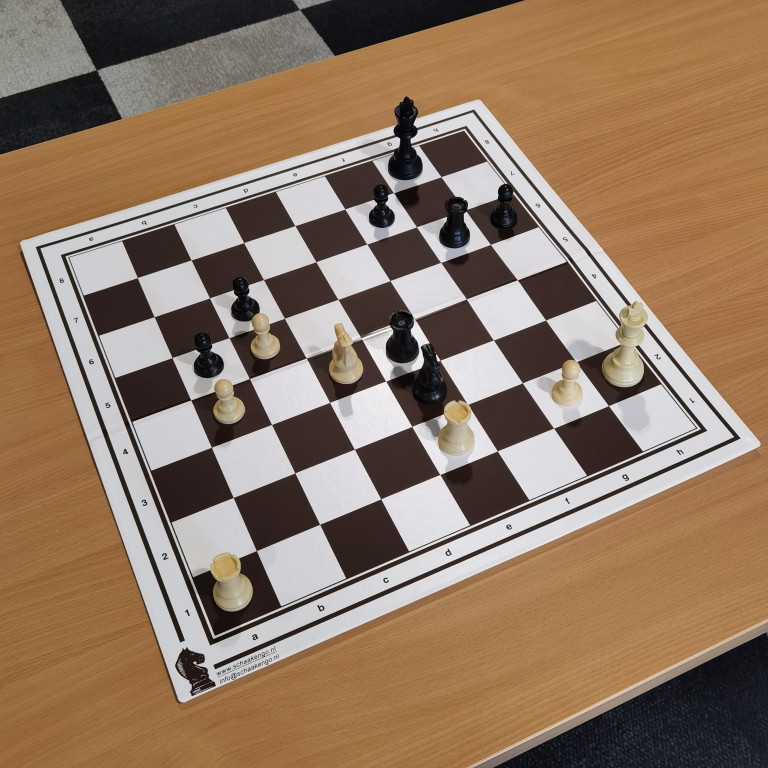
#> input picture images/G000_IMG062.jpg, 3072 x 3072 px (shown at 1/4 size)
$ python -i chessboard_vision_2.py   (imports and definitions only)
#> lines starting #> are read from the running program, lines starting #| are printed output that depends on the picture; after the words box and inside, x2 and y2 are one past the last pixel; in counts of white or black regions, pixels touching at a corner belong together
# Chess Image Processing System
import numpy as np
import cv2
import os
import json
import sys

class ChessboardDetector:
    """Base class for detecting and processing chessboards from images"""

    def __init__(self, window_width=800, window_height=600):
        """Initialize with display window parameters"""
        self.window_width = window_width
        self.window_height = window_height

    # [5 lines left out: function resize_image, not called in this run]

    def detect_chessboard(self, image):
        """Detect chessboard contour in an image"""
        #Kernel
        kernel = np.ones((5, 5), np.uint8)
        # Aplly blur
        blurred = cv2.GaussianBlur(image, (3, 3), 3)

        hsv_img = cv2.cvtColor(blurred, cv2.COLOR_BGR2HSV)

        # Interval to black (matrix: 0-180, saturation: 0-255, value: 0-100)
        lower_black = np.array([0, 0, 0])
        upper_black = np.array([180, 255, 100])

        # Interval to white (matix: 0-130, saturation: 0-14, value: 200-255)
        lower_white = np.array([0, 0, 200])
        upper_white = np.array([130, 14, 255])

        # Create the masks (black,white)
        mask_black = cv2.inRange(hsv_img, lower_black, upper_black)
        mask_white = cv2.inRange(hsv_img, lower_white, upper_white)

        #Combine both and aplly the morphology Closing
        mask = cv2.bitwise_or(mask_black, mask_white)
        mask = cv2.morphologyEx(mask, cv2.MORPH_CLOSE, kernel)

        #aplly the mask to the image
        result = cv2.bitwise_and(blurred, blurred, mask=mask)

        #aplly gray scale
        gray = cv2.cvtColor(result, cv2.COLOR_BGR2GRAY)

        #aplly dilate in gray
        gray_dilate = cv2.dilate(gray,kernel,iterations = 6)

        chessboard_contour = None

         # Find chessboard contour
        _, thresh_sobel = cv2.threshold(gray_dilate, 50, 255, cv2.THRESH_BINARY )
        contours, _ = cv2.findContours(thresh_sobel, cv2.RETR_TREE, cv2.CHAIN_APPROX_SIMPLE)

        # Sort by area, get largest
        contours = sorted(contours, key=cv2.contourArea, reverse=True)[:25]

        for contour in contours:
            peri = cv2.arcLength(contour, True)
            for approx_param in [0.01, 0.02, 0.03, 0.04, 0.05,0.06,0.07,0.08,0.09,0.1,0.2,0.3,0.4,0.5,0.6,0.7,0.8,0.9,1]:
                approx = cv2.approxPolyDP(contour, approx_param * peri, True)

                # Check if it's a quadrilateral with appropriate area
                if len(approx) == 4 and cv2.contourArea(approx) > (image.shape[0] * image.shape[1]) * 0.15:
                    chessboard_contour = approx
                    return chessboard_contour

        return None

    def get_perspective_transform(self, contour, image):
        """Calculate perspective transform matrices from contour"""
        if contour is None:
            return None, None, None, None

        # Calculate transform parameters
        rect = np.zeros((4, 2), dtype="float32")
        pts = contour.reshape(4, 2)

        # Sort corners - top to bottom
        y_sorted = pts[np.argsort(pts[:, 1]), :]
        top_two = y_sorted[:2]
        bottom_two = y_sorted[2:]

        # Sort left to right
        top_left = top_two[np.argmin(top_two[:, 0])]
        top_right = top_two[np.argmax(top_two[:, 0])]
        bottom_left = bottom_two[np.argmin(bottom_two[:, 0])]
        bottom_right = bottom_two[np.argmax(bottom_two[:, 0])]

        # Assign corners
        rect[0] = top_left
        rect[1] = top_right
        rect[2] = bottom_right
        rect[3] = bottom_left

        # Calculate dimensions
        width_top = np.sqrt(((rect[0][0] - rect[1][0])**2) + ((rect[0][1] - rect[1][1])**2))
        width_bottom = np.sqrt(((rect[2][0] - rect[3][0])**2) + ((rect[2][1] - rect[3][1])**2))
        width = int(max(width_top, width_bottom))

        height_left = np.sqrt(((rect[0][0] - rect[3][0])**2) + ((rect[0][1] - rect[3][1])**2))
        height_right = np.sqrt(((rect[1][0] - rect[2][0])**2) + ((rect[1][1] - rect[2][1])**2))
        height = int(max(height_left, height_right))

        # Force square if dimensions are close
        if abs(width - height) < min(width, height) * 0.2:
            size = max(width, height)
            width, height = size, size

        # Define destination points
        dst = np.array([
            [0, 0],
            [width - 1, 0],
            [width - 1, height - 1],
            [0, height - 1]
        ], dtype="float32")

        # Calculate transform matrices
        M = cv2.getPerspectiveTransform(rect, dst)
        M_inv = cv2.getPerspectiveTransform(dst, rect)

        return M, M_inv, width, height

    def extract_chessboard(self, image_path):
        """Detect and extract a chessboard from an image with perspective correction"""
#> called with image_path = 'images/G000_IMG062.jpg'
        # Load image
        img = cv2.imread(image_path)
#> img is the input picture: shape (3072, 3072, 3); mean B, G, R 99.5, 120.5, 144.4
        if img is None:
            raise ValueError(f"Failed to load image: {image_path}")

        # Detect chessboard contour
        contour = self.detect_chessboard(img)
#> in detect_chessboard, `mask_black = cv2.inRange(hsv_img, lower_black, upper_black)`:
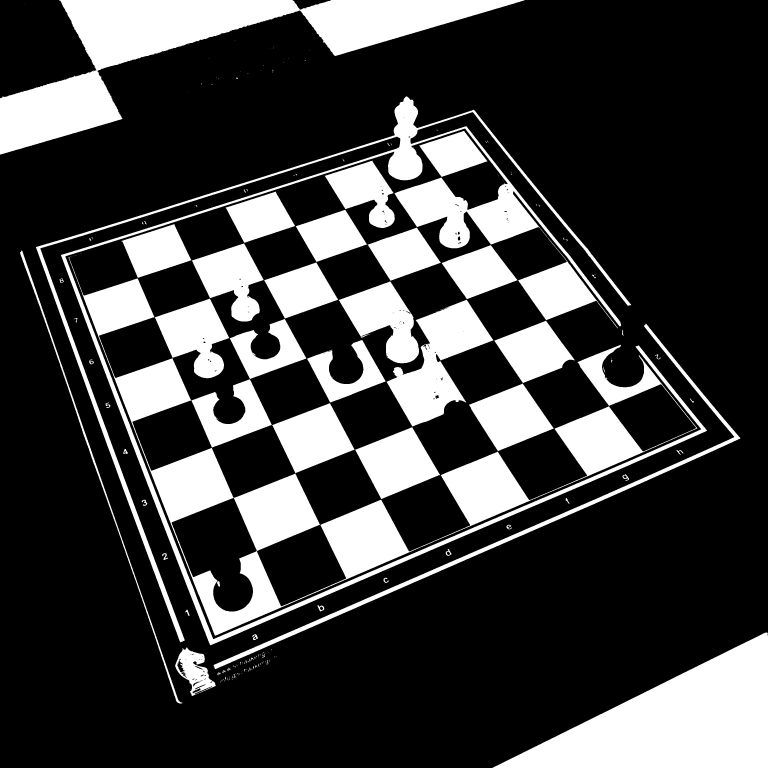
#> mask_black: shape (3072, 3072) (shown at 1/4 size); 24.6% white; 193 white regions (112 under 20 px), largest, box (x1, y1, x2, y2) and area: (274, 1028, 2789, 2543) 459170, (0, 0, 2099, 618) 353773, (144, 386, 2828, 2581) 302368
#> in detect_chessboard, `mask_white = cv2.inRange(hsv_img, lower_white, upper_white)`:
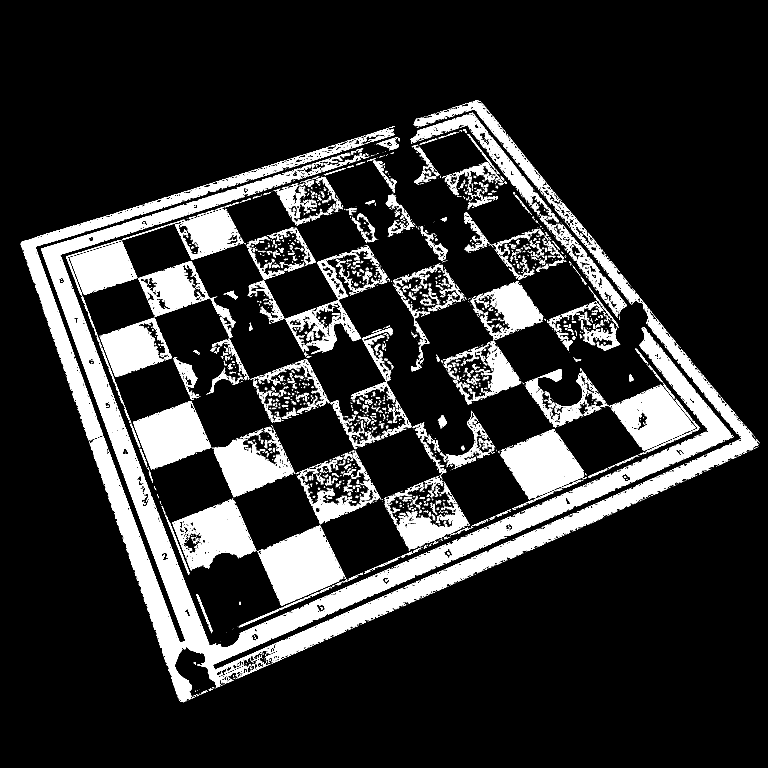
#> mask_white: shape (3072, 3072) (shown at 1/4 size); 15.5% white; 5193 white regions (3931 under 20 px), largest, box (x1, y1, x2, y2) and area: (164, 683, 3037, 2808) 537955, (83, 622, 1232, 1761) 76144, (1034, 2102, 1383, 2422) 63106
#> in detect_chessboard, `result = cv2.bitwise_and(blurred, blurred, mask=mask)`:
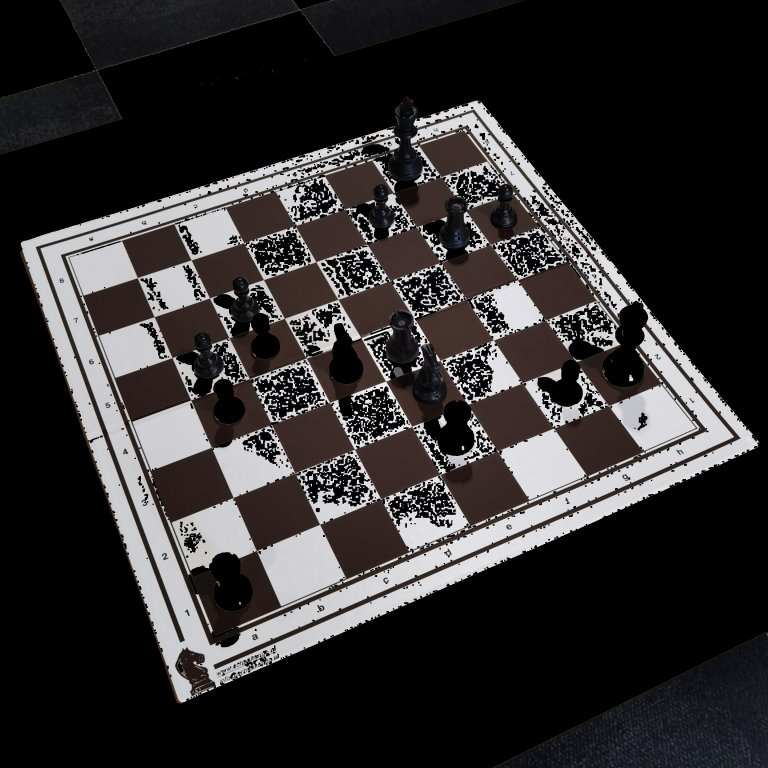
#> result: shape (3072, 3072, 3) (shown at 1/4 size); mean B, G, R 47.7, 47.4, 49.7
#> in detect_chessboard, `gray_dilate = cv2.dilate(gray,kernel,iterations = 6)`:
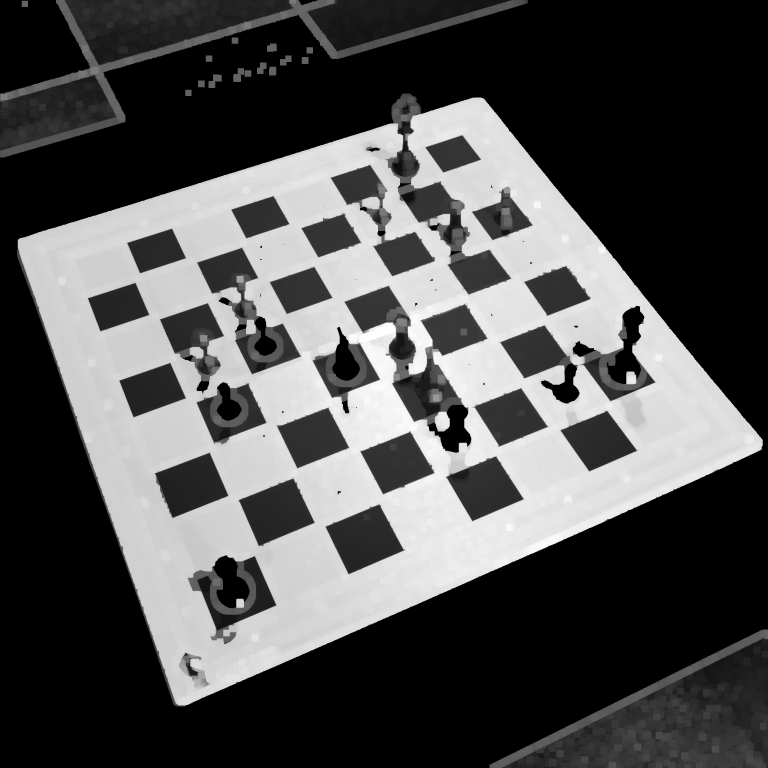
#> gray_dilate: shape (3072, 3072) (shown at 1/4 size); min 0, max 254, mean 80.3
#> in detect_chessboard, `_, thresh_sobel = cv2.threshold(gray_dilate, 50, 255, cv2.THRESH_BINAR..`:
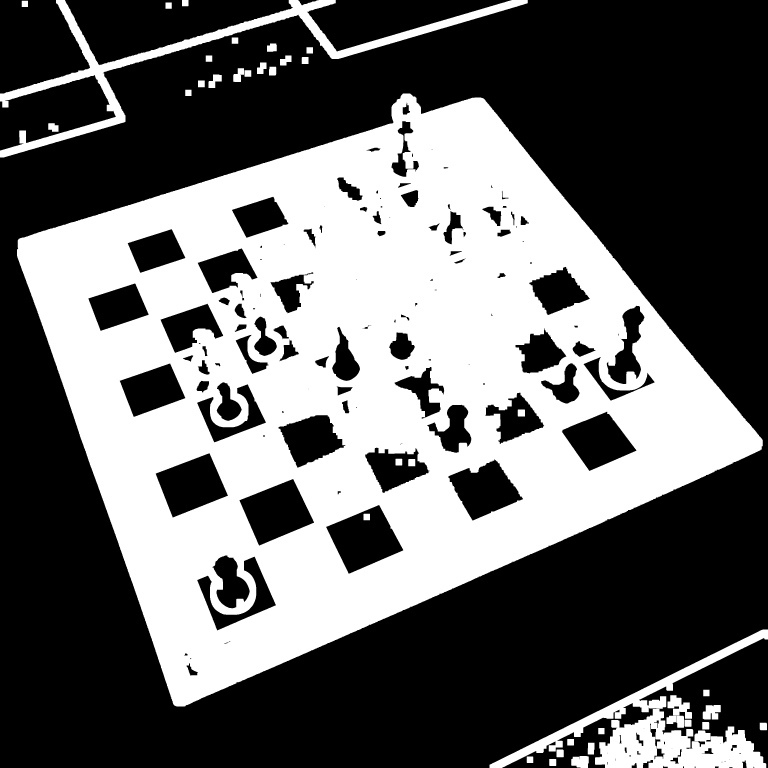
#> thresh_sobel: shape (3072, 3072) (shown at 1/4 size); 40.2% white; 40 white regions
#> in detect_chessboard, `contours, _ = cv2.findContours(thresh_sobel, cv2.RETR_TREE, cv2.CHAIN_..`: contours = 179 contours, 24 with area under 20; largest, box (x1, y1, x2, y2) and area: (68, 374, 3051, 2826) 4228250, (0, 0, 2111, 630) 108860, (2380, 2836, 3065, 3072) 94017, (1958, 2518, 3072, 3072) 49083, (1304, 2019, 1614, 2296) 48566
#> in detect_chessboard, `contours = sorted(contours, key=cv2.contourArea, reverse=True)[:25]`: contours = 25 contours; largest, box (x1, y1, x2, y2) and area: (68, 374, 3051, 2826) 4228250, (0, 0, 2111, 630) 108860, (2380, 2836, 3065, 3072) 94017, (1958, 2518, 3072, 3072) 49083, (1304, 2019, 1614, 2296) 48566
#> the loop in detect_chessboard, `for contour in contours:` made 1 pass
#> peri on pass 1: 9205
#> contour = [[1934, 394], [72, 959], [697, 2821], [3046, 1797]]
        if contour is None:
            return None, None, None

        # Get perspective transform
        M, M_inv, width, height = self.get_perspective_transform(contour, img)
#> in get_perspective_transform, `pts = contour.reshape(4, 2)`: pts has the same summary as contour in extract_chessboard
#> in get_perspective_transform, `y_sorted = pts[np.argsort(pts[:, 1]), :]`: y_sorted = [[1934, 394], [72, 959], [3046, 1797], [697, 2821]]
#> in get_perspective_transform, `top_two = y_sorted[:2]`: top_two = [[1934, 394], [72, 959]]
#> in get_perspective_transform, `bottom_two = y_sorted[2:]`: bottom_two = [[3046, 1797], [697, 2821]]
#> in get_perspective_transform, `top_left = top_two[np.argmin(top_two[:, 0])]`: top_left = [72, 959]
#> in get_perspective_transform, `top_right = top_two[np.argmax(top_two[:, 0])]`: top_right = [1934, 394]
#> in get_perspective_transform, `bottom_left = bottom_two[np.argmin(bottom_two[:, 0])]`: bottom_left = [697, 2821]
#> in get_perspective_transform, `bottom_right = bottom_two[np.argmax(bottom_two[:, 0])]`: bottom_right = [3046, 1797]
#> M = [[1.36, -0.458, 340.7], [0.491, 1.62, -1585.7], [-2.29e-06, 0.000245, 1]]; M_inv = [[0.826, 0.223, 72], [-0.201, 0.562, 959], [5.1e-05, -0.000137, 1]]; width = 2562; height = 1964
        if M is None:
            return None, None, None

        # Apply transform
        warped = cv2.warpPerspective(img, M, (width, height))
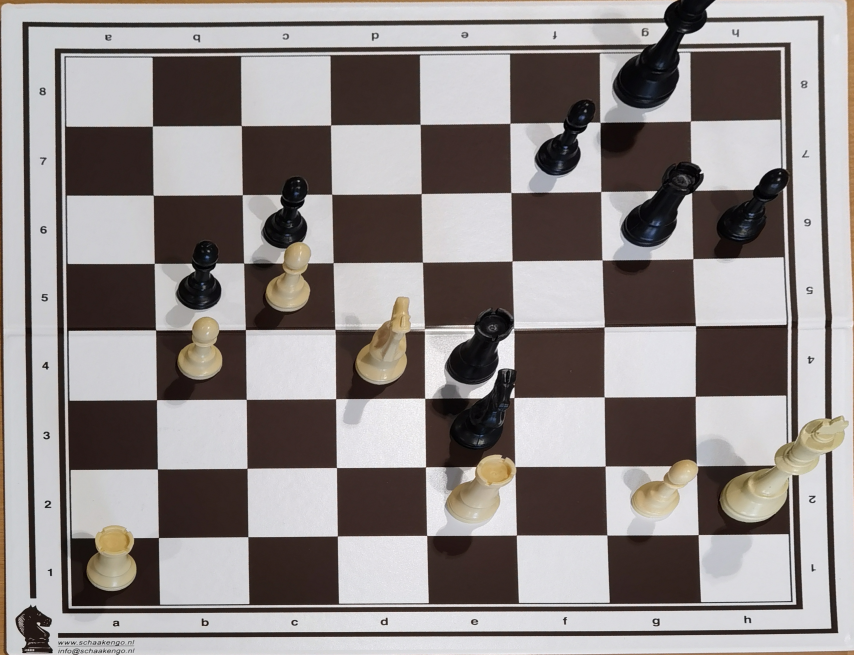
#> warped: shape (1964, 2562, 3) (shown at 1/3 size); mean B, G, R 135.9, 137.1, 143.8

        # Check if transform failed
        if np.all(warped == warped[0, 0]):
            # Try fallback method
            pts = contour.reshape(4, 2)
            s = pts.sum(axis=1)
            rect = np.zeros((4, 2), dtype="float32")
            rect[0] = pts[np.argmin(s)]
            rect[2] = pts[np.argmax(s)]

            diff = np.diff(pts, axis=1)
            rect[1] = pts[np.argmin(diff)]
            rect[3] = pts[np.argmax(diff)]

            dst = np.array([
                [0, 0],
                [width - 1, 0],
                [width - 1, height - 1],
                [0, height - 1]
            ], dtype="float32")

            M = cv2.getPerspectiveTransform(rect, dst)
            M_inv = cv2.getPerspectiveTransform(dst, rect)
            warped = cv2.warpPerspective(img, M, (width, height))

            if np.all(warped == warped[0, 0]):
                return None, None, None

        return warped, M, M_inv


class ChessPieceDetector(ChessboardDetector):
    """Detect chess pieces in a chessboard image"""

    # [37 lines left out: function detect_pieces, not called in this run]


class ChessboardAnalyzer:
    """Analyze chess positions from warped images"""

    # [100 lines left out: functions __init__, create_board_matrix, map_to_original_coords, not called in this run]


class ChessImageProcessor:
    """Main class for processing chess images"""

    # [79 lines left out: functions __init__, process_image, process_json_input, folder_to_json, not called in this run]


# [19 lines not run here, left out]

>>> result = ChessboardDetector().extract_chessboard('images/G000_IMG062.jpg')

$ run again, on images/G006_IMG086.jpg
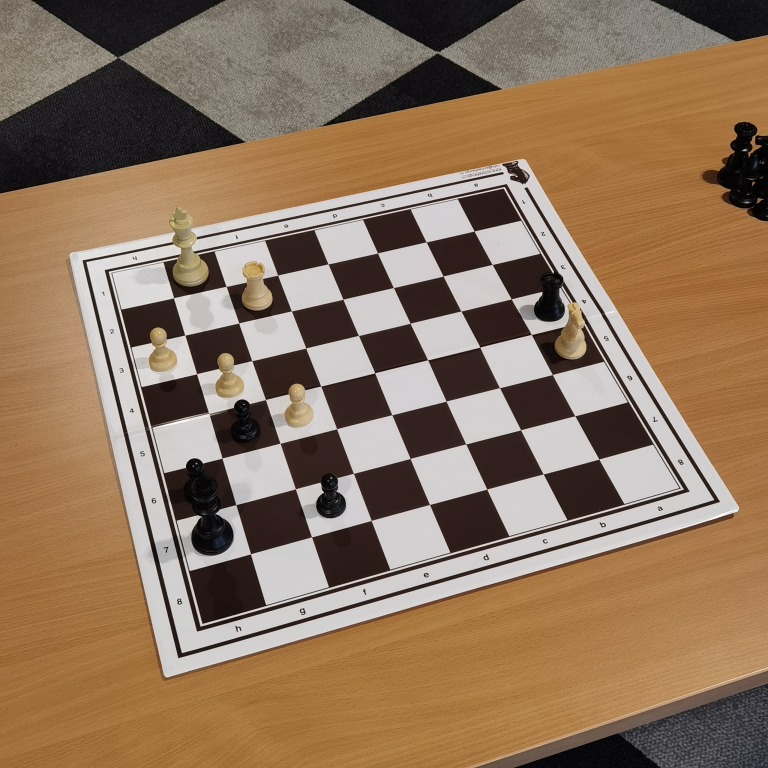
#> input picture images/G006_IMG086.jpg, 3072 x 3072 px (shown at 1/4 size)
#> in extract_chessboard, img is the input picture: shape (3072, 3072, 3); mean B, G, R 93.5, 117.3, 142.9
#> hsv_img: shape (3072, 3072, 3); mean H, S, V 35.5, 90.3, 143
#> in detect_chessboard, `mask_black = cv2.inRange(hsv_img, lower_black, upper_black)`:
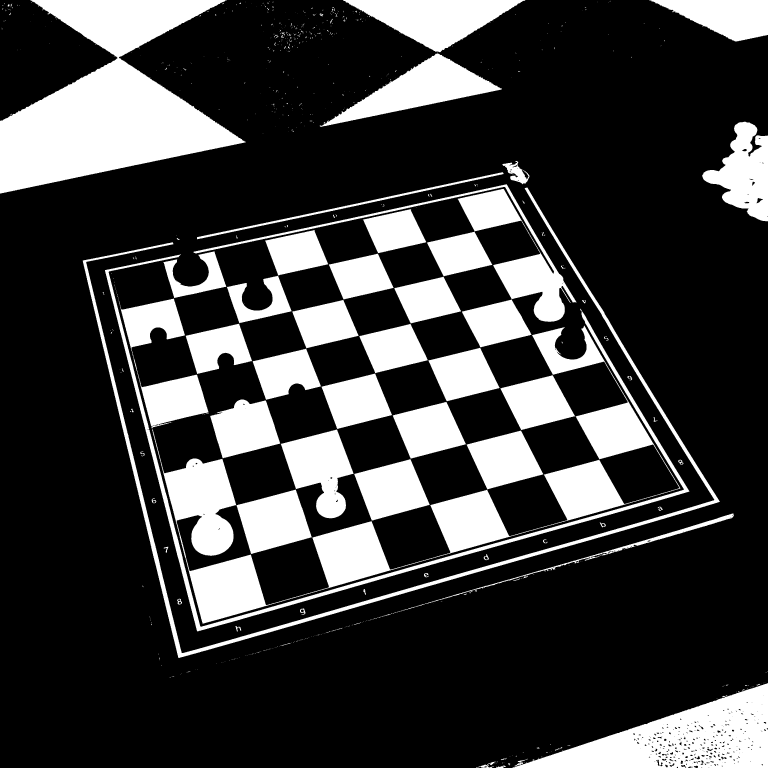
#> mask_black: shape (3072, 3072) (shown at 1/4 size); 23.7% white; 670 white regions (544 under 20 px), largest, box (x1, y1, x2, y2) and area: (0, 0, 984, 774) 377870, (609, 1302, 2722, 2495) 346602, (2050, 2733, 3072, 3072) 167876
#> mask_white: shape (3072, 3072); 10.7% white; 2296 white regions (1009 under 20 px), largest, box (x1, y1, x2, y2) and area: (281, 641, 2954, 2707) 360103, (347, 980, 721, 2172) 61605, (1646, 1780, 1943, 2018) 21846
#> thresh_sobel: shape (3072, 3072); 36.1% white; 94 white regions
#> in detect_chessboard, `contours, _ = cv2.findContours(thresh_sobel, cv2.RETR_TREE, cv2.CHAIN_..`: contours = 220 contours, 27 with area under 20; largest, box (x1, y1, x2, y2) and area: (269, 629, 2966, 2723) 3633514, (0, 0, 1106, 786) 186088, (1059, 0, 2113, 540) 178884, (1892, 2717, 3072, 3072) 168788, (1366, 232, 1963, 476) 49228
#> in detect_chessboard, `contours = sorted(contours, key=cv2.contourArea, reverse=True)[:25]`: contours = 25 contours; largest, box (x1, y1, x2, y2) and area: (269, 629, 2966, 2723) 3633514, (0, 0, 1106, 786) 186088, (1059, 0, 2113, 540) 178884, (1892, 2717, 3072, 3072) 168788, (1366, 232, 1963, 476) 49228
#> the loop in detect_chessboard, `for contour in contours:` made 1 pass
#> peri on pass 1: 8992.3
#> contour = [[2108, 629], [271, 1004], [652, 2718], [2962, 2054]]
#> pts has the same summary as contour in extract_chessboard
#> y_sorted = [[2108, 629], [271, 1004], [2962, 2054], [652, 2718]]
#> top_two = [[2108, 629], [271, 1004]]
#> bottom_two = [[2962, 2054], [652, 2718]]
#> top_left = [271, 1004]
#> top_right = [2108, 629]
#> bottom_left = [652, 2718]
#> bottom_right = [2962, 2054]
#> M = [[1.4, -0.312, -67.09], [0.321, 1.57, -1667.5], [-9.79e-06, 0.000226, 1]]; M_inv = [[0.845, 0.129, 271], [-0.132, 0.607, 1004], [3.81e-05, -0.000136, 1]]; width = 2403; height = 1755
#> in extract_chessboard, `warped = cv2.warpPerspective(img, M, (width, height))`:
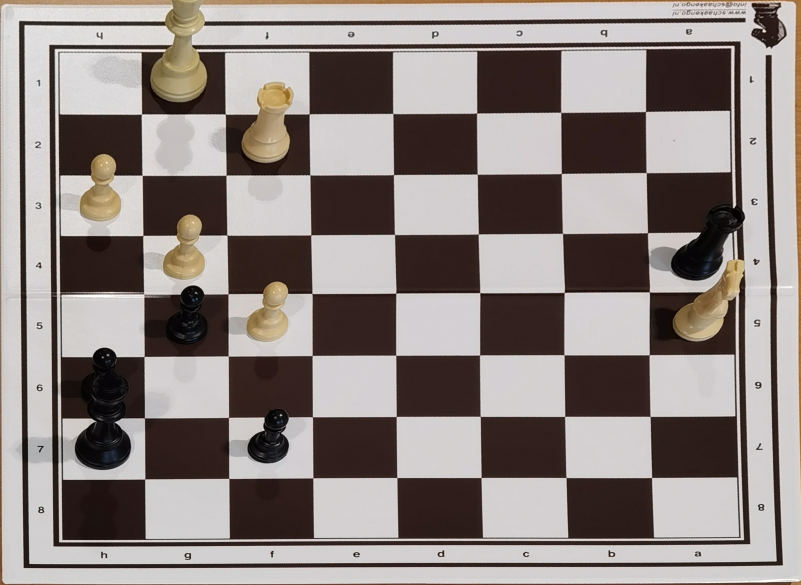
#> warped: shape (1755, 2403, 3) (shown at 1/3 size); mean B, G, R 129.8, 133.1, 142.2
